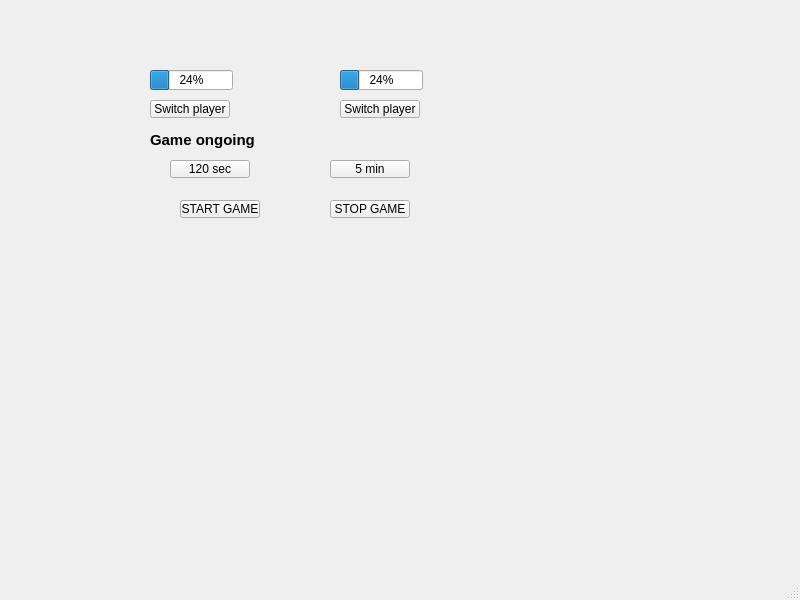
<?xml version="1.0" encoding="UTF-8"?>
<ui version="4.0">
 <class>MainWindow</class>
 <widget class="QMainWindow" name="MainWindow">
  <property name="geometry">
   <rect>
    <x>0</x>
    <y>0</y>
    <width>800</width>
    <height>600</height>
   </rect>
  </property>
  <property name="windowTitle">
   <string>MainWindow</string>
  </property>
  <widget class="QWidget" name="centralwidget">
   <widget class="QLabel" name="lblInfo">
    <property name="geometry">
     <rect>
      <x>150</x>
      <y>130</y>
      <width>291</width>
      <height>20</height>
     </rect>
    </property>
    <property name="font">
     <font>
      <pointsize>11</pointsize>
      <bold>true</bold>
     </font>
    </property>
    <property name="text">
     <string>Game ongoing</string>
    </property>
   </widget>
   <widget class="QProgressBar" name="progressP1">
    <property name="geometry">
     <rect>
      <x>150</x>
      <y>70</y>
      <width>83</width>
      <height>20</height>
     </rect>
    </property>
    <property name="value">
     <number>24</number>
    </property>
   </widget>
   <widget class="QProgressBar" name="progressP2">
    <property name="geometry">
     <rect>
      <x>340</x>
      <y>70</y>
      <width>83</width>
      <height>20</height>
     </rect>
    </property>
    <property name="value">
     <number>24</number>
    </property>
   </widget>
   <widget class="QPushButton" name="btnSwitchP1">
    <property name="geometry">
     <rect>
      <x>150</x>
      <y>100</y>
      <width>80</width>
      <height>18</height>
     </rect>
    </property>
    <property name="text">
     <string>Switch player</string>
    </property>
   </widget>
   <widget class="QPushButton" name="btnSwitchP2">
    <property name="geometry">
     <rect>
      <x>340</x>
      <y>100</y>
      <width>80</width>
      <height>18</height>
     </rect>
    </property>
    <property name="text">
     <string>Switch player</string>
    </property>
   </widget>
   <widget class="QPushButton" name="btnTime1">
    <property name="geometry">
     <rect>
      <x>170</x>
      <y>160</y>
      <width>80</width>
      <height>18</height>
     </rect>
    </property>
    <property name="text">
     <string>120 sec</string>
    </property>
   </widget>
   <widget class="QPushButton" name="btnTime5">
    <property name="geometry">
     <rect>
      <x>330</x>
      <y>160</y>
      <width>80</width>
      <height>18</height>
     </rect>
    </property>
    <property name="text">
     <string>5 min</string>
    </property>
   </widget>
   <widget class="QPushButton" name="btnStart">
    <property name="geometry">
     <rect>
      <x>180</x>
      <y>200</y>
      <width>80</width>
      <height>18</height>
     </rect>
    </property>
    <property name="text">
     <string>START GAME</string>
    </property>
   </widget>
   <widget class="QPushButton" name="btnEnd">
    <property name="geometry">
     <rect>
      <x>330</x>
      <y>200</y>
      <width>80</width>
      <height>18</height>
     </rect>
    </property>
    <property name="text">
     <string>STOP GAME</string>
    </property>
   </widget>
  </widget>
  <widget class="QMenuBar" name="menubar">
   <property name="geometry">
    <rect>
     <x>0</x>
     <y>0</y>
     <width>800</width>
     <height>17</height>
    </rect>
   </property>
  </widget>
  <widget class="QStatusBar" name="statusbar"/>
 </widget>
 <resources/>
 <connections/>
</ui>
